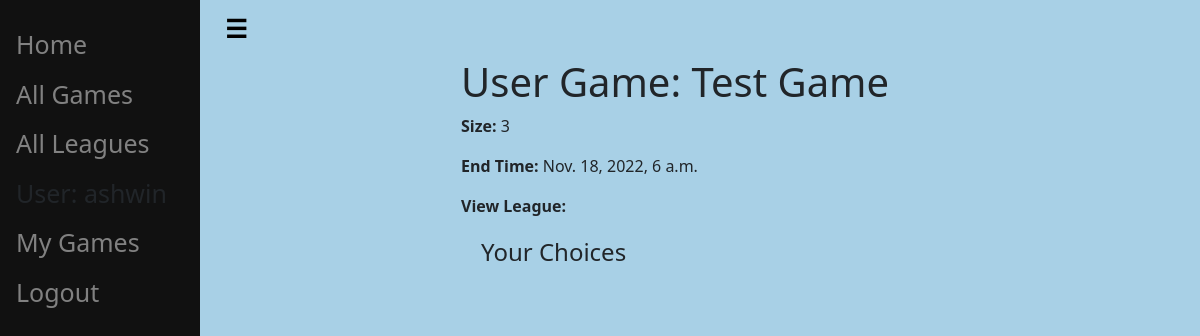
/accounts/my-game/8 (signed in), run on the app's committed database.
### bingo/models.py (models this page shows, shortened)
class User(AbstractUser):
    pass

class BaseModel(models.Model):
    class Meta:
        abstract = True
    created_at = models.DateTimeField(auto_now=True)
    updated_at = models.DateTimeField(auto_now_add=True)
    deleted_at = models.DateTimeField(null=True, blank=True)

class UserGame(BaseModel):
    class Meta:
        db_table = 'user_game'
        constraints = [
            models.UniqueConstraint(fields=['user', 'game'], name='one user_game per user')
        ]
    id = models.AutoField(primary_key=True)
    game = models.ForeignKey(Game, on_delete=models.PROTECT)
    user = models.ForeignKey(User, on_delete=models.PROTECT)
    score = models.PositiveSmallIntegerField(default=0)

class Game(BaseModel):
    class Meta:
        db_table = 'game'
    SIZE_CHOICES = [(3, 3),
                    (4, 4),
                    (5, 5)]
    id = models.AutoField(primary_key=True)
    name = models.TextField()
    end_time = models.DateTimeField()
    size = models.PositiveSmallIntegerField(default=5, choices=SIZE_CHOICES)

### bingo/views.py (the view)
# urls.py: path('my-game/<int:pk>', views.UserGameDetailView.as_view(), name='user-game-detail'),
class UserGameDetailView(LoginRequiredMixin, generic.DetailView):
    model = UserGame
    template_name = 'game/user_game_detail.html'
    def get_queryset(self):
        return UserGame.objects.filter(user=self.request.user).order_by('-created_at')

### bingo/templates/game/user_game_detail.html (shortened to what this page needs)
{% extends "generic/base_generic.html" %}
{% block content %}
    <h1>User Game: {{ usergame.game.name }}</h1>
    <p><strong>Size:</strong> {{ usergame.game.size }}</p>
    <p><strong>End Time:</strong> {{ usergame.game.end_time }}</p>
    <p><strong>View League:</strong> <a href="">{{ usergame.game.league }}</a></p>
    <div style="margin-left:20px;margin-top:20px">
        <h4>Your Choices</h4>
    </div>
{% endblock %}

### bingo/templates/generic/base_generic.html (shortened to what this page needs)
<!DOCTYPE html>
<html lang="en">
<head>
    <link href="https://cdn.jsdelivr.net/npm/bootstrap@5.2.2/dist/css/bootstrap.min.css" rel="stylesheet">
    {% load static %}
    <link rel="stylesheet" type="text/css" href="{% static 'css/styles.css' %}">
</head>
<body>
{% block sidebar %}
    <div class="sidebar" id="mainSidebar">
        <a href="{% url 'index' %}">Home</a>
        <a href="{% url 'games' %}">All Games</a>
        <a href="{% url 'leagues' %}">All Leagues</a>
        {% if user.is_authenticated %}
            <a> User: {{ user.get_username }}</a>
            <a href="{% url 'user-games' %}">My Games</a>
            <a href="{% url 'logout'%}?next={{request.path}}">Logout</a>
        {% else %}
            <a href="{% url 'login'%}?next={{request.path}}">Login</a>
            <a href="{% url 'signup'%}?next={{request.path}}">Sign Up</a>
        {% endif %}
    </div>
{% endblock %}
<div id="content" name="content" class="main">
    <button class="open-button" onclick="toggleNav()"><b>&#9776;</b></button>
    <div class="row justify-content-center">
        {% block colcontent %}
            <div class="col-sm-6">
                {% block content %}{% endblock %}
            </div>
        {% endblock %}
</div>
</div>
</body>
</html>

### bingo/static/css/styles.css (style rules this page uses)
body { background: #A8D0E6; }
.main { transition: margin-left .5s; margin-left: 200px; padding: 0px 10px; }
.sidebar { height:100%; width:200px; position: fixed; z-index:1; top:0; left:0; background-color:#111; overflow-x: hidden; padding-top:20px; transition: 0.5s; }
.sidebar a { padding:6px 8px 6px 16px; text-decoration: none; font-size:25px; color: #818181; display:block; }
.open-button { font-size: 25px; cursor: pointer; background-color: #A8D0E6; color: black; padding: 10px 15px; border: none; }

### data on the page
User: get_username "ashwin"
UserGame: game.name "Test Game", game.size "3", game.end_time "Nov. 18, 2022, 6 a.m."
